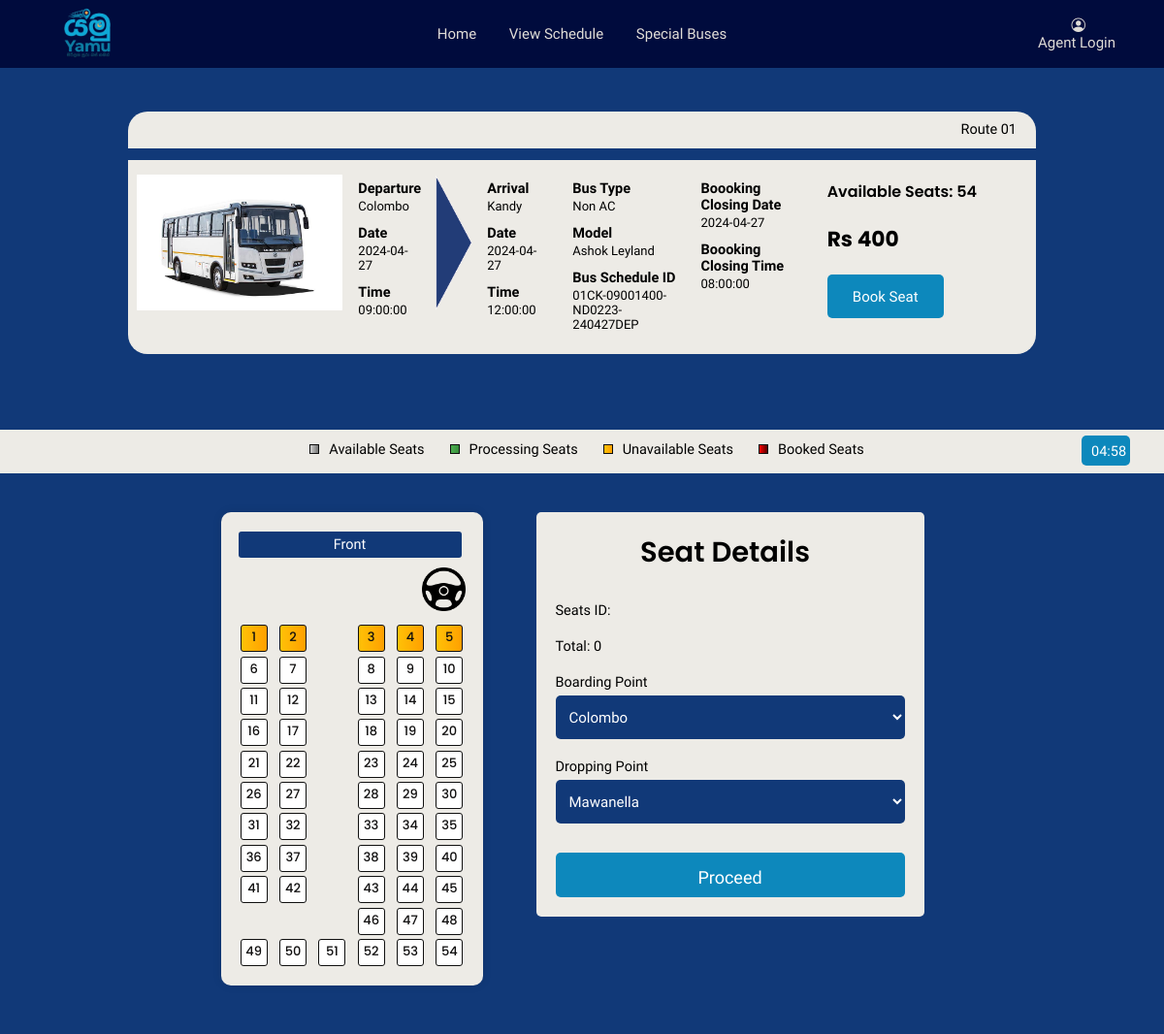
Page /busbooking/bookseat.php?tripID=01CK-09001400-ND0223-240427DEP on the committed database.
### tables this page shows
CREATE TABLE `trip` (
  `tripID` varchar(100) NOT NULL,
  `busID` varchar(100) NOT NULL,
  `routeID` varchar(100) NOT NULL,
  `turnID` varchar(100) NOT NULL,
  `date` date NOT NULL,
  `turnType` varchar(20) NOT NULL,
  `closingTime` time NOT NULL,
  `avaSeats` int(11) NOT NULL DEFAULT 49,
  `status` varchar(20) DEFAULT 'status'
);

CREATE TABLE `route` (
  `routeID` varchar(100) NOT NULL,
  `routeNo` varchar(20) NOT NULL,
  `origin` varchar(100) NOT NULL,
  `destination` varchar(100) NOT NULL,
  `status` varchar(20) NOT NULL DEFAULT 'active'
);

CREATE TABLE `bus` (
  `busID` varchar(100) NOT NULL,
  `type` varchar(20) NOT NULL,
  `model` varchar(100) NOT NULL,
  `regNo` varchar(20) NOT NULL,
  `capacity` int(11) NOT NULL,
  `status` varchar(20) NOT NULL DEFAULT 'active',
  `image` text DEFAULT NULL,
  `rating` double DEFAULT NULL
);

CREATE TABLE `turn` (
  `turnID` varchar(100) NOT NULL,
  `routeID` varchar(100) NOT NULL,
  `depTimeOri` time NOT NULL,
  `depTimeDes` time NOT NULL,
  `duration` time NOT NULL,
  `via` varchar(100) DEFAULT NULL,
  `status` varchar(20) NOT NULL DEFAULT 'active',
  `fare` double NOT NULL
);

### busbooking/bookseat.php (the view, shortened to what this page needs)
<?php
require_once("db_conn.php");
include("header.php");
$tripID = $_GET["tripID"];
$from = $_GET["from"];
$to = $_GET["to"];
?>
<main>
    <section class="sort-bar">
    </section>
    <section class="bus-container">
        <?php
        $sql2 = "SELECT turn.*,route.*, bus.*, standard_bus.*, trip.*, trip.tripID AS scheduleID FROM trip
                INNER JOIN turn ON trip.turnID = turn.turnID
                INNER JOIN route ON trip.routeID = route.routeID
                INNER JOIN bus ON trip.busID = bus.busID
                INNER JOIN standard_bus ON bus.busID = standard_bus.busID
                WHERE trip.tripID='$tripID'";
        $result2 = mysqli_query($conn, $sql2);
        $queryResults2 = mysqli_num_rows($result2);
        if ($queryResults2 > 0) {
            while ($row = mysqli_fetch_assoc($result2)) {
                $destination = ($row["turnType"] === 'depart') ? $row["destination"] : $row["origin"];
                $origin = ($row["turnType"] === 'depart') ? $row["origin"] : $row["destination"];
                $departTime = ($row["turnType"] === 'depart') ? $row["depTimeOri"] : $row["depTimeDes"];
                $depTimeOri = $row["depTimeOri"];
                $depTimeDes = $row["depTimeDes"];
                $duration = $row["duration"];
                $tripDate = $row["date"];
                $secs = strtotime($duration) - strtotime("00:00:00");
                $arrivalTime = ($row["turnType"] === 'depart') ? date("H:i:s", strtotime($depTimeOri) + $secs) : date("H:i:s", strtotime($depTimeDes) + $secs);
                if ($row["turnType"] === 'depart' && strtotime($depTimeOri) + $secs >= strtotime('24:00:00')) {
                    $arrivalDate = date('Y-m-d', strtotime($row["date"] . ' +1 day'));
                } elseif ($row["turnType"] === 'arrive' && strtotime($depTimeDes) + $secs >= strtotime('24:00:00')) {
                    $arrivalDate = date('Y-m-d', strtotime($row["date"] . ' +1 day'));
                } else {
                    $arrivalDate = $row["date"];
                }
                echo '
                <div class="bus-card">
                <div class="route-row">
                <p>Route ' . $row["routeNo"] . '</p>
                </div>
                <div class="rule">
                </div>
                <div class="card-body-row">
                <div class="wide-col">
                <img class="bus-img" src="images/' . $row["image"] . '">
                </div>
                <div class="normal-col">
                <div class="body-row">
                <p class="body-heading">
                Departure
                </p>
                <p class="body-context">
                ' . $origin . '
                </p>
                </div>
                <div class="body-row">
                <p class="body-heading">
                Date
                </p>
                <p class="body-context">
                ' . $tripDate . '
                </p>
                </div>
                <div class="body-row">
                <p class="body-heading">
                Time
                </p>
                <p class="body-context">' . $departTime . '</p>
                </div>
                </div>
                <div class="thin-col">
                <img class="bus-img" src="images/arrow.png">
                </div>
                <div class="normal-col">
                <div class="body-row">
                <p class="body-heading">
                Arrival
                </p>
                <p class="body-context">
                ' . $destination . '
                </p>
                </div>
                <div class="body-row">
                <p class="body-heading">
                Date
                </p>
                <p class="body-context">
                ' . $arrivalDate . '
                </p>
                </div>
                <div class="body-row">
                <p class="body-heading">
                Time
                </p>
                <p class="body-context">
                ' . $arrivalTime . '
                </p>
                </div>
                </div>
                <div class="medium-col">
                <div class="body-row">
                <p class="body-heading">
                Bus Type
                </p>
                <p class="body-context">
                ' . $row["type"] . '
                </p>
                </div>
                <div class="body-row">
                <p class="body-heading">
                Model
                </p>
                <p class="body-context">
                ' . $row["model"] . '
                </p>
                </div>
                <div class="body-row">
                <p class="body-heading">
                Bus Schedule ID
                </p>
                <p class="body-context">
                ' . $row["scheduleID"] . '
                </p>
                </div>
                </div>
                <div class="medium-col">
                <div class="body-row">
                <p class="body-heading">
                Boooking Closing Date
                </p>
                <p class="body-context">
                ' . $row["date"] . '
                </p>
                </div>
                <div class="body-row">
                <p class="body-heading">
                Boooking Closing Time
                </p>
                <p class="body-context">
                ' . $row["closingTime"] . '
                </p>
                </div>
                </div>
                <div class="wide-col">
                <div class="wide-row">
                <p class="ava-seats">
                Available Seats: ' . $row["avaSeats"] . '
                </p>
                </div>
                <div class="wide-row">
                <p class="body-price">
                Rs ' . $row["fare"] . '
                </p>
                </div>
                <div class="wide-row">
                <a href="bookseat.php?from=' . $from . '&to=' . $to . '&tripID=' . $tripID . '"><button class="book-seat">Book Seat
                </button></a>
                </div>
                </div>
                </div>
                </div>
                ';
            }
        }
        ?>
    </section>
    <section class="seat-booking">
        <div class="legend">
            <div class="legend-box">
                <div class="legend-inbox">
                    <div class="legend-container">
                        <div class="legend-square already-booked"></div>
                        <p>Available Seats</p>
                    </div>
                    <div class="legend-container">
                        <div class="legend-square available">
                        </div>
                        <p>Processing Seats</p>
                    </div>
                    <div class="legend-container">
                        <div class="legend-square booking-in-progress"></div>
                        <p>Unavailable Seats</p>
                    </div>
                    <div class="legend-container">
                        <div class="legend-square booked"></div>
                        <p>Booked Seats</p>
                    </div>
                </div>
            </div>
            <div class="time-box">
                <div class="time-container">
                <p id="timer"></p>
                </div>
            </div>
        </div>
        <div class="seat-selection">
            <div class="seat-structure">
                <div class="front" data-placement="above">Front</div>
                <div class="wheel">
                    <img src="kisspng-car-motor-vehicle-steering-wheels-rim-hydrol-5ce5e7f4c6f5f2.957653511558570996815.png" alt="">
                </div>
                <?php
                $bookedSeats = array();
                ?>
                <?php
                $seat = 1;
                for ($row = 1; $row <= 11; $row++) {
                    echo '<div class="row">';
                    if ($row <= 9) {
                        for ($spot = 1; $spot <= 6; $spot++) {
                            if ($spot == 3) {
                                echo '<div class="emp"></div>';
                            } else {
                                $isBooked = in_array($seat, $bookedSeats);
                                $style = $isBooked ? 'style="background-color: red; pointer-events: none;"' : '';
                                echo '<div class="seat" data-id="' . $seat . '" ' . $style . '>' . $seat . '</div>';
                                $seat++;
                            }
                        }
                    } elseif ($row == 10) {
                        for ($spot = 1; $spot <= 6; $spot++) {
                            if ($spot <= 3) {
                                echo '<div class="emp"></div>';
                            } else {
                                $isBooked = in_array($seat, $bookedSeats);
                                $style = $isBooked ? 'style="background-color: red; pointer-events: none;"' : '';
                                echo '<div class="seat" data-id="' . $seat . '" ' . $style . '>' . $seat . '</div>';
                                $seat++;
                            }
                        }
                    } elseif ($row == 11) {
                        for ($spot = 1; $spot <= 6; $spot++) {
                            $isBooked = in_array($seat, $bookedSeats);
                                $style = $isBooked ? 'style="background-color: red; pointer-events: none;"' : '';
                            echo '<div class="seat" data-id="' . $seat . '" ' . $style . '>' . $seat . '</div>';
                            $seat++;
                        }
                    }
                    echo '</div>';
                }
                ?>
            </div>
            <div class="seat-details-form">
                <h1 class="booking-forrm-title">Seat Details</h1>
                <form action="bookingdetails.php" method="post" id="bookSeatForm" onsubmit="return validateForm()">
                    <div class="seat-detals-form-row">
                        <p>Seats ID: <span id="selected-seats"></span></p>
                    </div>
                    <div class="seat-detals-form-row">
                        <p>Total: <span id="total-cost">0</span></p>
                    </div>
                    <div class="seat-detals-form-row">
                        <p>Boarding Point</p>
                        <select name="from" class="seat-details-form-input">
                            <?php
                            $sql = "SELECT * FROM trip_stop
                                        INNER JOIN stop ON trip_stop.stopID = stop.stopID
                                        WHERE tripID = '$tripID' AND pointType='start'
                                        ORDER BY trip_stop.order_id";
                            $result = mysqli_query($conn, $sql);
                            $queryResults = mysqli_num_rows($result);
                            if ($queryResults > 0) {
                                while ($row = mysqli_fetch_assoc($result)) {
                                    $selected = isset($from) && $from == $row["city"] ? "selected='selected'" : "";
                                    echo "<option value='" . $row["city"] . "' $selected>" . $row["city"] . "</option>";
                                }
                            }
                            ?>
                        </select>
                    </div>
                    <div class="seat-detals-form-row">
                        <p>Dropping Point</p>
                        <select name="to" class="seat-details-form-input">
                            <?php
                            $sql = "SELECT * FROM trip_stop
                                        INNER JOIN stop ON trip_stop.stopID = stop.stopID
                                        WHERE tripID = '$tripID' AND pointType='end'
                                        ORDER BY trip_stop.order_id";
                            $result = mysqli_query($conn, $sql);
                            $queryResults = mysqli_num_rows($result);
                            if ($queryResults > 0) {
                                while ($row = mysqli_fetch_assoc($result)) {
                                    $selected = isset($to) && $to == $row["city"] ? "selected='selected'" : "";
                                    echo "<option value='" . $row["city"] . "' $selected>" . $row["city"] . "</option>";
                                }
                            }
                            ?>
                        </select>
                    </div>
                    <button type="submit" name="bookseat" class="payment">Proceed</button>
                </form>
            </div>
        </div>
    </section>
</main>

### rows in the picture
trip: routeID.routeNo "01", bus.image (picture), routeID.origin "Colombo", date "2024-04-27", turnID.depTimeOri "09:00:00", routeID.destination "Kandy", bus.type "Non AC", bus.model "Ashok Leyland", tripID "01CK-09001400-ND0223-240427DEP", closingTime "08:00:00", avaSeats "54", turnID.fare "400"

### other values in the picture
form field from "Colombo"
form field to "Mawanella"
